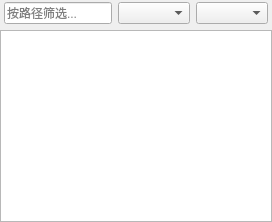
               <widget class="QWidget" name="results_list_area">
                <property name="sizePolicy">
                 <sizepolicy hsizetype="Ignored" vsizetype="Preferred">
                  <horstretch>0</horstretch>
                  <verstretch>0</verstretch>
                 </sizepolicy>
                </property>
                <layout class="QVBoxLayout" name="results_list_layout">
                 <property name="spacing">
                  <number>4</number>
                 </property>
                 <property name="leftMargin">
                  <number>0</number>
                 </property>
                 <property name="topMargin">
                  <number>0</number>
                 </property>
                 <property name="rightMargin">
                  <number>0</number>
                 </property>
                 <property name="bottomMargin">
                  <number>0</number>
                 </property>
                 <item>
                  <widget class="QFrame" name="filter_bar">
                   <layout class="QHBoxLayout" name="filter_layout">
                    <property name="spacing">
                     <number>6</number>
                    </property>
                    <property name="leftMargin">
                     <number>4</number>
                    </property>
                    <property name="topMargin">
                     <number>2</number>
                    </property>
                    <property name="rightMargin">
                     <number>4</number>
                    </property>
                    <property name="bottomMargin">
                     <number>2</number>
                    </property>
                    <item>
                     <widget class="QLineEdit" name="path_filter_input">
                      <property name="placeholderText">
                       <string>按路径筛选...</string>
                      </property>
                      <property name="clearButtonEnabled">
                       <bool>true</bool>
                      </property>
                     </widget>
                    </item>
                    <item>
                     <widget class="QComboBox" name="rule_filter_combo">
                      <property name="toolTip">
                       <string>按规则筛选</string>
                      </property>
                     </widget>
                    </item>
                    <item>
                     <widget class="QComboBox" name="group_mode_combo">
                      <property name="toolTip">
                       <string>分组模式</string>
                      </property>
                     </widget>
                    </item>
                   </layout>
                  </widget>
                 </item>
                 <item>
                  <widget class="ResultTreeView" name="result_tree">
                   <property name="alternatingRowColors">
                    <bool>true</bool>
                   </property>
                   <property name="rootIsDecorated">
                    <bool>true</bool>
                   </property>
                   <property name="sortingEnabled">
                    <bool>true</bool>
                   </property>
                  </widget>
                 </item>
                </layout>
               </widget>
